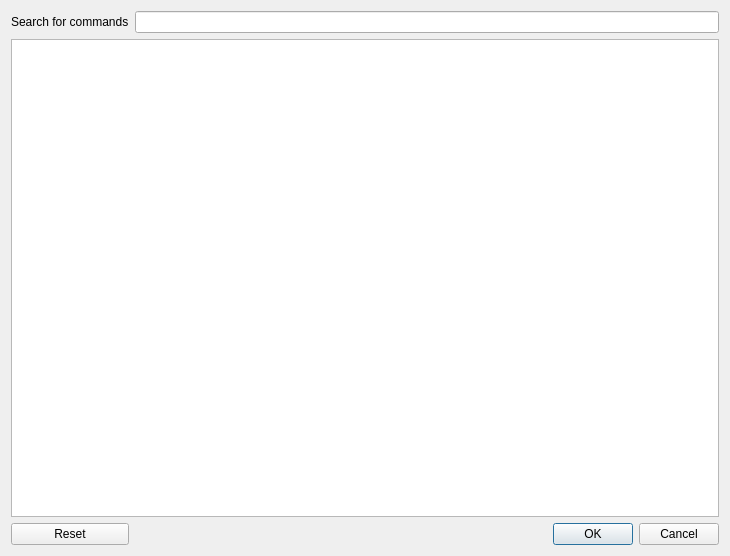
<?xml version="1.0" encoding="UTF-8"?>
<ui version="4.0">
 <class>ShortcutsDialog</class>
 <widget class="QDialog" name="ShortcutsDialog">
  <property name="geometry">
   <rect>
    <x>0</x>
    <y>0</y>
    <width>730</width>
    <height>556</height>
   </rect>
  </property>
  <property name="windowTitle">
   <string>Keyboard shortcuts</string>
  </property>
  <layout class="QGridLayout" name="gridLayout">
   <item row="0" column="1">
    <widget class="QLineEdit" name="filter"/>
   </item>
   <item row="3" column="1">
    <widget class="QDialogButtonBox" name="buttonBox">
     <property name="orientation">
      <enum>Qt::Horizontal</enum>
     </property>
     <property name="standardButtons">
      <set>QDialogButtonBox::Cancel|QDialogButtonBox::Ok</set>
     </property>
    </widget>
   </item>
   <item row="0" column="0">
    <widget class="QLabel" name="label">
     <property name="text">
      <string>Search for commands</string>
     </property>
    </widget>
   </item>
   <item row="2" column="0" colspan="2">
    <widget class="QTreeView" name="shortcutsTree"/>
   </item>
   <item row="3" column="0">
    <widget class="QPushButton" name="resetButton">
     <property name="text">
      <string>Reset</string>
     </property>
    </widget>
   </item>
  </layout>
 </widget>
 <resources/>
 <connections>
  <connection>
   <sender>buttonBox</sender>
   <signal>accepted()</signal>
   <receiver>ShortcutsDialog</receiver>
   <slot>accept()</slot>
   <hints>
    <hint type="sourcelabel">
     <x>248</x>
     <y>254</y>
    </hint>
    <hint type="destinationlabel">
     <x>157</x>
     <y>274</y>
    </hint>
   </hints>
  </connection>
  <connection>
   <sender>buttonBox</sender>
   <signal>rejected()</signal>
   <receiver>ShortcutsDialog</receiver>
   <slot>reject()</slot>
   <hints>
    <hint type="sourcelabel">
     <x>316</x>
     <y>260</y>
    </hint>
    <hint type="destinationlabel">
     <x>286</x>
     <y>274</y>
    </hint>
   </hints>
  </connection>
 </connections>
</ui>
